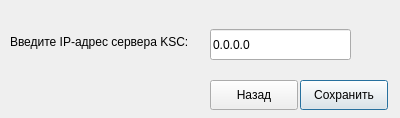
<?xml version="1.0" encoding="UTF-8"?>
<ui version="4.0">
 <class>Dialog</class>
 <widget class="QDialog" name="Dialog">
  <property name="geometry">
   <rect>
    <x>0</x>
    <y>0</y>
    <width>400</width>
    <height>118</height>
   </rect>
  </property>
  <property name="windowTitle">
   <string>Dialog</string>
  </property>
  <widget class="QPushButton" name="pushButton_3">
   <property name="geometry">
    <rect>
     <x>300</x>
     <y>80</y>
     <width>88</width>
     <height>30</height>
    </rect>
   </property>
   <property name="text">
    <string>Сохранить</string>
   </property>
  </widget>
  <widget class="QLineEdit" name="lineEdit">
   <property name="geometry">
    <rect>
     <x>210</x>
     <y>29</y>
     <width>141</width>
     <height>31</height>
    </rect>
   </property>
   <property name="text">
    <string>0.0.0.0</string>
   </property>
  </widget>
  <widget class="QLabel" name="label">
   <property name="geometry">
    <rect>
     <x>10</x>
     <y>33</y>
     <width>191</width>
     <height>18</height>
    </rect>
   </property>
   <property name="text">
    <string>Введите IP-адрес сервера KSC:</string>
   </property>
  </widget>
  <widget class="QPushButton" name="pushButton_2">
   <property name="geometry">
    <rect>
     <x>210</x>
     <y>80</y>
     <width>88</width>
     <height>30</height>
    </rect>
   </property>
   <property name="text">
    <string>Назад</string>
   </property>
   <property name="icon">
    <iconset>
     <normaloff>../Назад.png</normaloff>../Назад.png</iconset>
   </property>
  </widget>
 </widget>
 <resources/>
 <connections/>
</ui>
